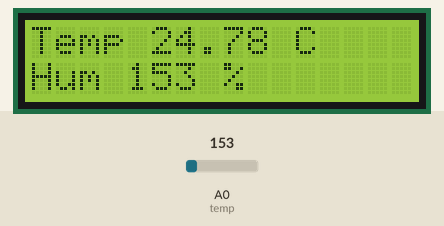
Recording of a sketch running on a simulated Arduino Uno, built with avr-gcc and run on an emulated ATmega328P. On the bench: 16×2 character LCD. Inputs (shaded band) come from the test bench; at power-on: A0 (temp) = 153. What the sketch prints to the serial monitor is not drawn.

Above: at 1.2 s.
1.3 s: A0 (temp) set to 136
At 2.6 s:
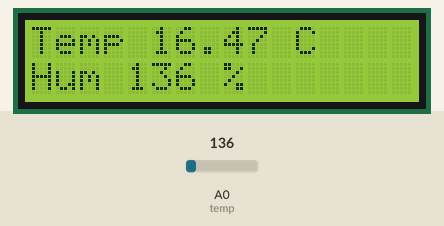
2.9 s: A0 (temp) set to 112
At 3.5 s:
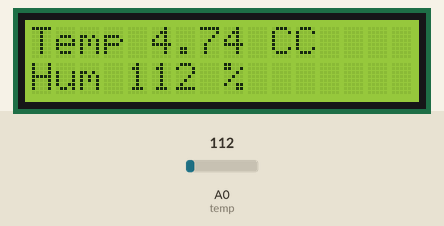
4.4 s: A0 (temp) set to 133
At 5.7 s:
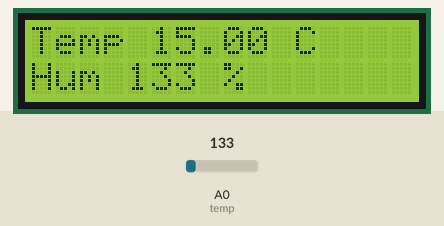
6.0 s: A0 (temp) set to 114
At 6.6 s:
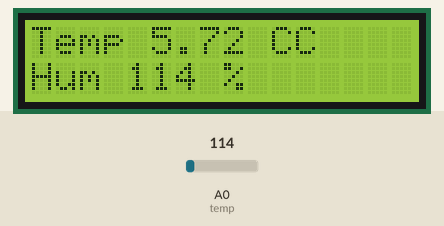
Timing chart, 0 to 8.6 s (numbered marks = the images above; inputs shaded):
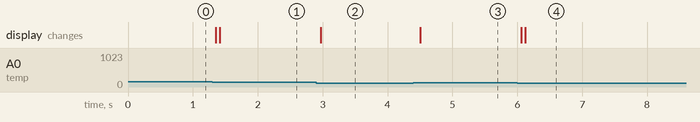

The sketch:

cool_curcan1.ino
```cpp
// include the library code:
#include <LiquidCrystal.h>

// initialize the library with the numbers of the interface pins
LiquidCrystal lcd(2, 3, 4, 5, 6, 7);
#define temp A0

void setup() {
 pinMode(temp, INPUT);
 lcd.begin(16, 2);
 Serial.begin(9600);
}

void loop(){
  int RawValue = analogRead(temp);

  float Voltage = (RawValue / 1023.0) * 5000; //5000 to get milli
  float tempC = (Voltage-500) * 0.1; //500 is the offset


  Serial.print("Temperature in C = ");
  Serial.println(tempC,1);

  int humidity = analogRead(temp);
  Serial.print("Humidity: ");
  Serial.print(map(humidity, 0, 1023, 10, 70));
  Serial.println("%");

  Serial.println("-----------------------");

  lcd.setCursor(0, 0);
  lcd.print("Temp ");
  lcd.print(tempC);
  lcd.print(" C");

  lcd.setCursor(0, 1);
  lcd.print("Hum ");
  lcd.print(humidity);
  lcd.print(" %");
}
```

Measured:
- the behaviour switches between 123 and 122 on A0 (temp) (found by bisection; images 1 and 2)
- after the input at 1.3 s, the display: first changes after 0.05 s (image 1 shows a later state)
- after the input at 2.9 s, the display: changes after 0.07 s (image 2)
- after the input at 4.4 s, the display: changes after 0.10 s (image 3)
- after the input at 6.0 s, the display: first changes after 0.06 s (image 4 shows a later state)
